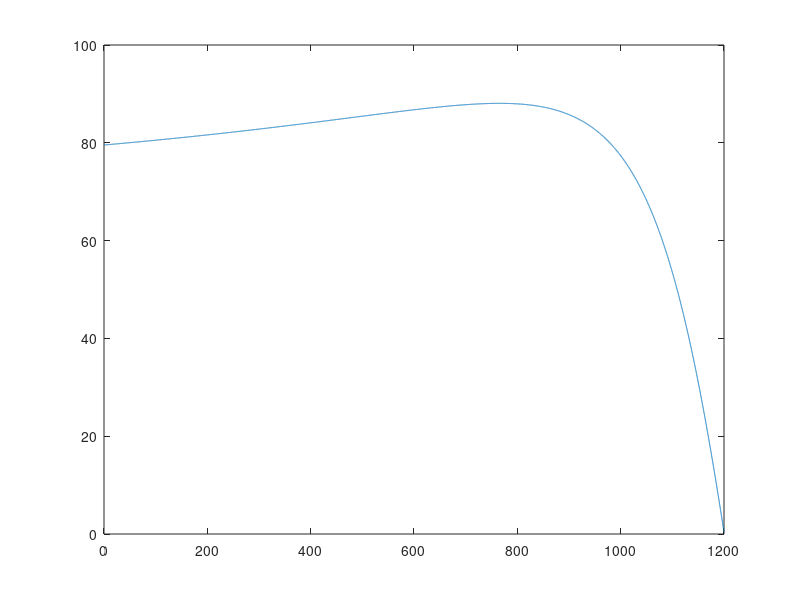
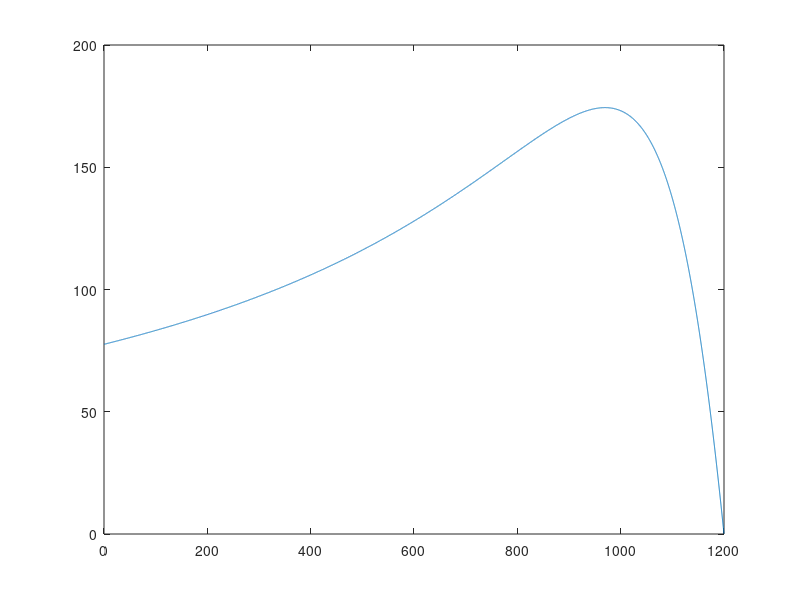

Source code (MATLAB) for these figures, in order:
clc
clear all

R1=0.294;
X1=0.503;

Rf = 617;
Xm = 13.2;

R2=0.144;
X2=0.209;

V1=220./sqrt(3);
ns=1200;
nr=0:0.1:ns;
s=(ns-nr)./ns;

Z0 = (Rf.*Xm.*1j)./(Rf+(Xm.*1j))
Z1 = R1+(1j.*X1);
Z2=(R2./s)+1j.*X2;
%Z2=R2+X2.*1.*j+R2.*((1-s)./s);


Z02=(Z0.*Z2)./(Z0+Z2);
Zeq=Z02+Z1;

I1=V1./Zeq; 

figure(1)
plot(nr,I1)

E0 = I1.*Z02;
I2 = E0./Z2;

Pconv = 3*abs((I2).^2).*R2.*((1-s)./s);
torqueind=Pconv./(nr.*2.*pi./60);

figure(2)
plot(nr,torqueind)

%%%%%%%%%%%%%%%%%%%%%%%%%%%%%%%%%%%%%%%%%%%%
s=(4.3)./100;
Prot=0;
polos=6;
fe=60;
ns=(120.*fe)./(polos);
nr=(1-s).*ns;

Z0 = (Rf.*Xm.*1j)./(Rf+(Xm.*1j))
Z1 = R1+(1j.*X1);
Z2=(R2./s)+1j.*X2;
Z02=(Z0.*Z2)./(Z0+Z2);
Zeq=Z02+Z1;

Ialimentacao_estrela=V1./Zeq;
% Calculando coordenadas polares
mod_Ialimentacao_estrela = abs(Ialimentacao_estrela)
angle_Ialimentacao_estrela_rad = angle(Ialimentacao_estrela);
angle_Ialimentacao_delta_graus=rad2deg(angle_Ialimentacao_estrela_rad);

I1=Ialimentacao_estrela
% Calculando coordenadas polares
mod_I1 = abs(I1);
angle_I1_rad = angle(I1);
angle_I1_graus=rad2deg(angle_I1_rad)

E0=I1*Z02;
% Calculando coordenadas polares
mod_E0 = abs(E0);
angle_E0_rad = angle(E0);
angle_E0_graus=rad2deg(angle_E0_rad);

I2=E0/Z2;
% Calculando coordenadas polares
mod_I2 = abs(I2);
angle_I2_rad = angle(I2);
angle_I2_graus=rad2deg(angle_I2_rad);

Pconv=3.*(mod_I2.^2).*R2.*((1-s)./s)
Torque_ind=Pconv./(nr.*2.*pi./60)

P1 = real(V1 .* conj(I1));
Pentrada=3.*P1;

Peixo=Pconv - Prot
Torque_eixo=Peixo./(nr.*2.*pi./60)

Psaida = Peixo;

Rendimento=(Psaida/Pentrada)*100;

Peixo_HP=Peixo/745.7;
Pnominal=Peixo_HP;

FP=cos(angle_I1_rad)

Inominal=mod_I1;
